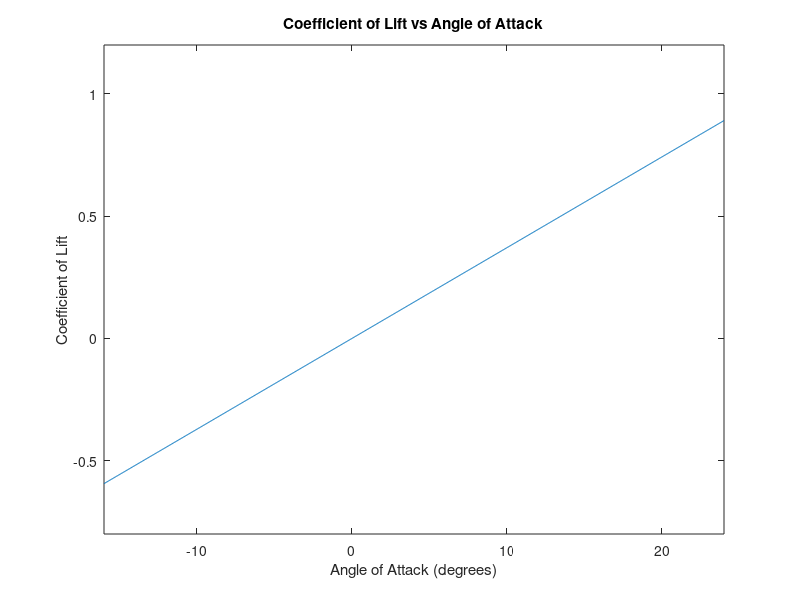
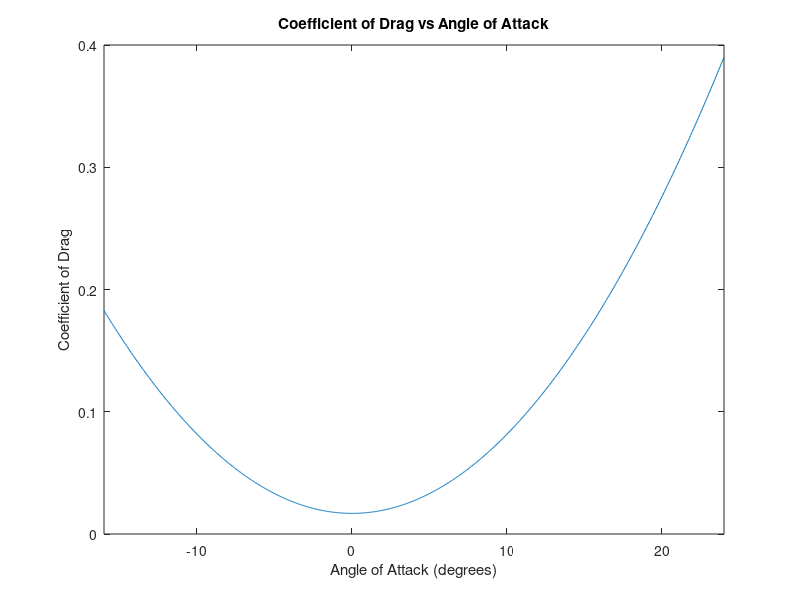
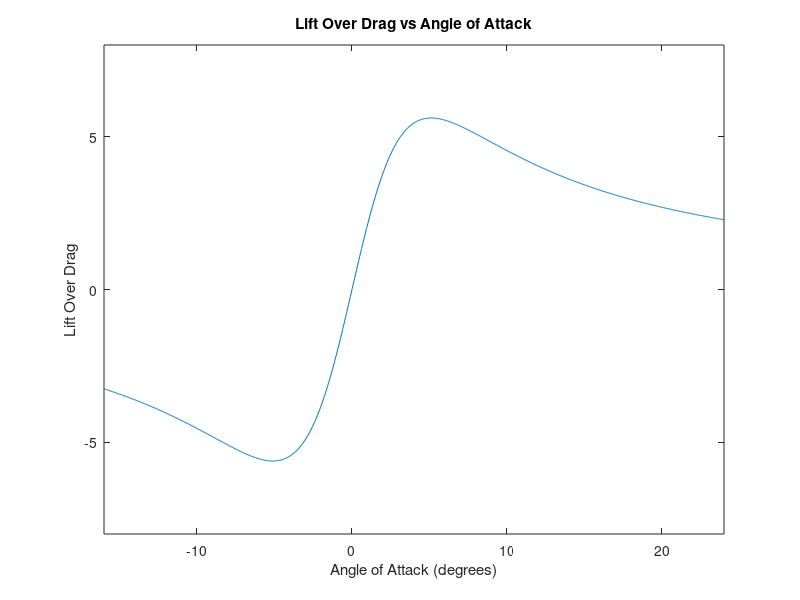

The MATLAB source for these figures, in order:
% Logan Prust - Aer E 311 - Homework 5 - Problem 4

clear,clc;

% set constants
alphadeg=linspace(-16,24,1000);
alpha=alphadeg*3.1415926536/180;
M=2.13;
k=0.007938;

% calculations
for i=1:1000
    Cl(i)=4*alpha(i)/sqrt(M^2-1);
    Cd(i)=4/sqrt(M^2-1)*(alpha(i)^2+k);
    LD(i)=alpha(i)/(alpha(i)^2+k);
end

% plots
figure(1);
plot(alphadeg,Cl);
xlabel('Angle of Attack (degrees)');
ylabel('Coefficient of Lift');
title('Coefficient of Lift vs Angle of Attack');
axis([-16 24 -0.8 1.2]);

figure(2);
plot(alphadeg,Cd);
xlabel('Angle of Attack (degrees)');
ylabel('Coefficient of Drag');
title('Coefficient of Drag vs Angle of Attack');
axis([-16 24 0 0.4]);

figure(3);
plot(alphadeg,LD);
xlabel('Angle of Attack (degrees)');
ylabel('Lift Over Drag');
title('Lift Over Drag vs Angle of Attack');
axis([-16 24 -8 8]);